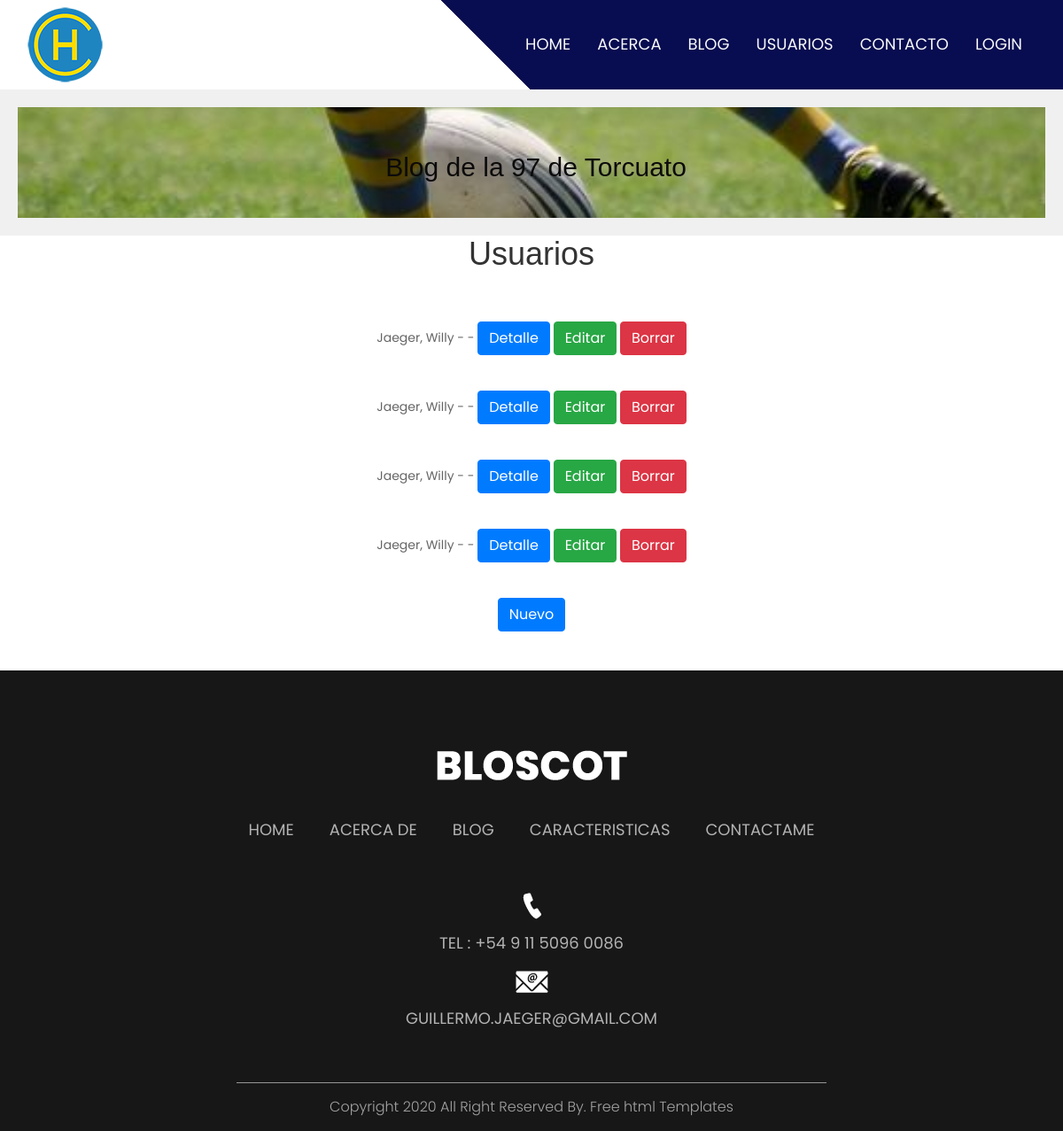
The page /cuentas/usuario/lista/ on the database as committed earlier.
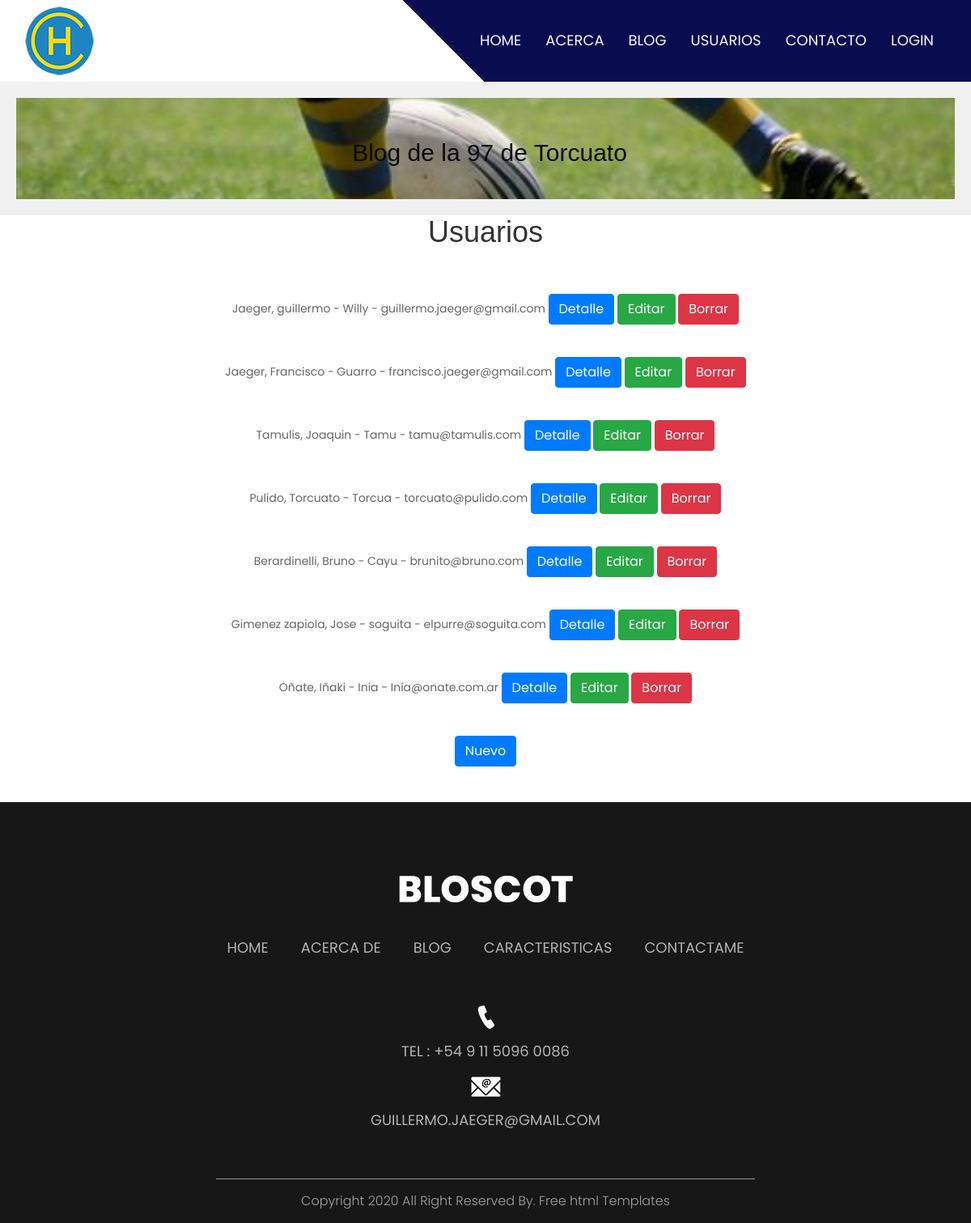
The same page on the database as committed later.
### cuentas/models.py (models this page shows)
class Usuario(models.Model):
    nombreusuario=models.CharField(max_length=40,null=False,default="")
    nombre=models.CharField(max_length=40,null=False,default="")
    apellido=models.CharField(max_length=40,null=False,default="")
    contraseña=models.CharField(max_length=40)
    email=models.EmailField(max_length=40,null=True,default="")
    def __str__(self):
        return f"{self.apellido}, {self.nombre} - {self.nombreusuario} -  {self.email}"

### cuentas/views.py (the view)
# urls.py: path("usuario/lista/",UsuarioLista.as_view(),name="usuariolista"),
class UsuarioLista(ListView):
    model = Usuario
    template_name = 'usuariolista.html'

### cuentas/templates/usuariolista.html (shortened to what this page needs)
{% extends "padre.html" %}
{% load static % }
{% block contenido %}
<br>
<br>
<div class="container text-center">
    <h1>Usuarios</h1>
</div>
<br>
<div class="container text-center">
    <div class="row">
            {% for usuario in object_list  %}
            <div class="col-sm-12 align-items-center">
                <div class="card-body">
                    <li style="line-height: 2px;">{{ usuario}}
                    <a class= "btn btn-primary" href="{% url 'usuariodetalle' usuario.id %}">Detalle</a>
                    <a class= "btn btn-success" href="{% url 'usuarioeditar' usuario.id %}">Editar</a>
                    <a class= "btn btn-danger" href="{% url 'usuarioborrar' usuario.id %}">Borrar</a></li>
                </div>
            </div>
            {% endfor %}
            <br>
            <br>
            <div class="card-body">
                <a class= "btn btn-primary" href="{% url 'usuariocrear' %}">Nuevo</a></li>
            </div>
            <br>
            <br>
            <br>
            <br>
    </div>
</div>

### cuentas/templates/padre.html (shortened to what this page needs)
<!DOCTYPE html>
<html lang="en">
   <head>
      {% load static %}
      <!DOCTYPE html>
      <link rel="stylesheet" type="text/css" href="{% static 'css/bootstrap.min.css' %}">
      <link rel="stylesheet" type="text/css" href="{% static 'css/style.css' %}">
      <link rel="stylesheet" href="{% static 'css/responsive.css' %}">
      <link rel="stylesheet" href="css/jquery.mCustomScrollbar.min.css">
      <link rel="stylesheet" href="https://netdna.bootstrapcdn.com/font-awesome/4.0.3/css/font-awesome.css">
      <link rel="stylesheet" href="{% static 'css/owl.carousel.min.css' %}">
      <link rel="stylesheet" href="https://cdnjs.cloudflare.com/ajax/libs/fancybox/2.1.5/jquery.fancybox.min.css" media="screen">
   </head>
         </head>
         <body>
         </body>
   <body>
      <div class="header_section">
         <div class="container-fluid header_main">
            <nav class="navbar navbar-expand-lg navbar-light bg-light">
               <a class="logo" href="{% url 'inicio' %}"><img src="{% static 'images/logo.png' %}"></a>
               <div class="collapse navbar-collapse" id="navbarSupportedContent">
                  <ul class="navbar-nav mr-auto">
                     <li class="nav-item">
                        <a class="nav-link" href="{% url 'inicio' %}">Home</a>
                     </li>
                     <li class="nav-item">
                        <a class="nav-link" href="{% url 'about' %}">Acerca</a>
                     </li>
                     <li class="nav-item">
                        <a class="nav-link" href="{% url 'mensajes' %}">Blog</a>
                     </li>
                     <li class="nav-item">
                        <a class="nav-link" href="{% url 'usuariolista' %}">Usuarios</a>
                     </li>
                     <li class="nav-item">
                        <a class="nav-link" href="#">Contacto</a>
                     </li>
                     <li class="nav-item">
                        <a class="nav-link" href="#">Login</a>
                     </li>
                  </ul>
               </div>
            </nav>
         </div>
      </head>
         <header>
            <div class="foto">  <p>Blog de la 97 de Torcuato</p>    </div>
         </header>
      </div>
      {%  block contenido %}{% endblock %}
      <div class="footer_section layout_padding">
         <div class="container">
            <div class="footer_logo"><a href="inicio.html"><img src="images/footer-logo.png"></a></div>
            <div class="footer_menu">
               <ul>
                  <li><a href="inicio.html">Home</a></li>
                  <li><a href="about.html">Acerca de</a></li>
                  <li><a href="blog.html">Blog</a></li>
                  <li><a href="features.html">Caracteristicas</a></li>
                  <li><a href="contact.html">Contactame</a></li>
               </ul>
            </div>
            <div class="contact_menu">
               <ul>
                  <li><a href="#"><img src="images/call-icon.png"></a></li>
                  <li><a href="#">Tel : +54 9 11 5096 0086 </a></li>
                  <li><a href="blog.html"><img src="images/mail-icon.png"></a></li>
                  <li><a href="features.html">guillermo.jaeger@gmail.com</a></li>
               </ul>
            </div>
         </div>
      </div>
      <div class="copyright_section">
         <div class="container">
            <p class="copyright_text">Copyright 2020 All Right Reserved By.<a href="https://html.design"> Free  html Templates</a></p>
         </div>
      </div>
   </body>
</html>

### cuentas/static/css/style.css (style rules this page uses)
* { box-sizing: border-box !important; transition: ease all 0.5s; }
html { scroll-behavior: smooth; }
body { color: #666666; font-size: 14px; font-family: Poppins; line-height: 1.80857; font-weight: normal; overflow-x: hidden; }
a { color: #1f1f1f; text-decoration: none !important; outline: none !important; -webkit-transition: all .3s ease-in-out; -moz-transition: all .3s ease-in-out; -ms-transition: all .3s ease-in-out; -o-transition: all .3s ease-in-out; transition: all .3s ease-in-out; }
h1, h2, h3, h4, h5, h6 { letter-spacing: 0; font-weight: normal; position: relative; padding: 0 0 10px 0; font-weight: normal; line-height: normal; color: #111111; margin: 0 }
h1 { font-size: 24px }
*, *::after, *::before { -webkit-box-sizing: border-box; -moz-box-sizing: border-box; box-sizing: border-box; }
ul, li, ol { margin: 0px; padding: 0px; list-style: none; }
p { margin: 20px; font-weight: 300; font-size: 15px; line-height: 24px; }
a { color: #222222; text-decoration: none; outline: none !important; }
a, .btn { text-decoration: none !important; outline: none !important; -webkit-transition: all .3s ease-in-out; -moz-transition: all .3s ease-in-out; -ms-transition: all .3s ease-in-out; -o-transition: all .3s ease-in-out; transition: all .3s ease-in-out; }
img { max-width: 100%; height: auto; }
.layout_padding { padding-top: 90px; padding-bottom: 0px; }
.bg-light { background-color: transparent!important; }
.header_section { background-image: url(../images/banner-bg.png); height: auto; background-size: 100%; width: 100%; float: left; height: auto; background-size: 100%; background-repeat: no-repeat; }
.header_main { background: linear-gradient(45deg, transparent 46%, #080c50 46%); }
.logo { width: 50%; float: left; }
.navbar-expand-lg .navbar-nav .nav-link { padding-right: 15px; padding-left: 15px; font-size: 18px; color: #f8f9fa; text-transform: uppercase; }
.footer_section { width: 100%; float: left; background-color: #171717; height: auto; padding-bottom: 50px; }
.footer_logo { width: 100%; float: left; text-align: center; }
.footer_menu { width: 100%; float: left; text-align: center; padding-top: 40px; }
.footer_menu ul { margin: 0px; padding: 0px; display: inline-block; text-align: center; }
.footer_menu li { float: left; font-size: 18px; color: #b3b3b3; padding: 0px 20px; text-transform: uppercase; }
.footer_menu li a { color: #b3b3b3; }
.contact_menu { width: 100%; float: left; text-align: center; padding-top: 40px; }
.contact_menu ul { margin: 0px; padding: 0px; display: inline-block; text-align: center; }
.contact_menu li { float: initial; font-size: 18px; color: #b3b3b3; padding: 5px 20px; text-transform: uppercase; text-align: center; }
.contact_menu li a { color: #b3b3b3; }
.copyright_section { width: 100%; float: left; background-color: #171717; height: auto; }
.copyright_text { width: 60%; margin: 0 auto; font-size: 16px; text-align: center; color: #a3a3a3; border-top: 1px solid #969696; padding: 15px 0px; }
.copyright_text a { color: #a3a3a3; }

Rows that differ between the two databases and show on the page:
removed Usuario: apellido+nombre+nombreusuario "Jaeger, Willy - -"
removed Usuario: apellido+nombre+nombreusuario "Jaeger, Willy - -"
removed Usuario: apellido+nombre+nombreusuario "Jaeger, Willy - -"
changed Usuario: apellido+nombre+nombreusuario "Jaeger, Willy - -" → "Jaeger, guillermo - Willy - guillermo.jaeger@gmail.com"
added Usuario: apellido+nombre+nombreusuario "Jaeger, Francisco - Guarro - francisco.jaeger@gmail.com"
added Usuario: apellido+nombre+nombreusuario "Tamulis, Joaquin - Tamu - tamu@tamulis.com"
added Usuario: apellido+nombre+nombreusuario "Pulido, Torcuato - Torcua - torcuato@pulido.com"
added Usuario: apellido+nombre+nombreusuario "Berardinelli, Bruno - Cayu - brunito@bruno.com"
added Usuario: apellido+nombre+nombreusuario "Gimenez zapiola, Jose - soguita - elpurre@soguita.com"
added Usuario: apellido+nombre+nombreusuario "Oñate, Iñaki - Inia - Inia@onate.com.ar"
